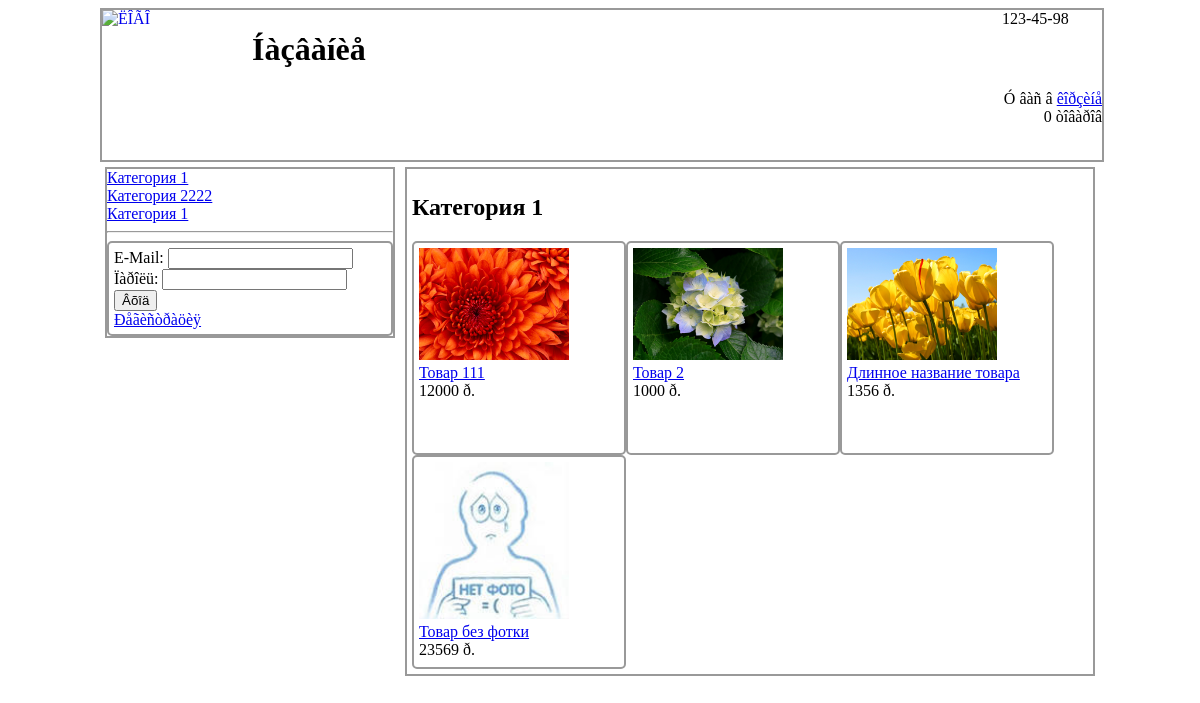
/category.php?id=1, run on the app's committed database.
### tables this page shows
CREATE TABLE IF NOT EXISTS `category` (
  `id` tinyint(4) NOT NULL AUTO_INCREMENT,
  `nazv` varchar(255) NOT NULL,
  PRIMARY KEY (`id`)
);

CREATE TABLE IF NOT EXISTS `tovary` (
  `id` smallint(6) NOT NULL AUTO_INCREMENT,
  `nazv` varchar(255) NOT NULL,
  `cena` mediumint(9) NOT NULL,
  `opis` text NOT NULL,
  `photo` varchar(255) NOT NULL,
  `spec` tinyint(4) NOT NULL,
  `id_cat` tinyint(4) NOT NULL,
  PRIMARY KEY (`id`),
  KEY `id_cat` (`id_cat`)
);

### category.php (the view)
<?php
require("templates/header.php");
$sql="SELECT * FROM category WHERE id=$_GET[id]";
$rez=mysql_query($sql);
$cat=mysql_fetch_array($rez);
echo "<h2>$cat[nazv]</h2>";
$sql="SELECT * FROM tovary WHERE id_cat=$cat[id]";
$rez=mysql_query($sql);
while($tov=mysql_fetch_array($rez))
{
	?>
	<div class="tovar">
		<a href="tovar.php?id=<?php echo $tov[id]; ?>">
			<img src="photos/<?php echo $tov[photo]; ?>" alt="êóïèòü <?php echo $tov[nazv]; ?>" width="150"><br>
			<?php echo $tov[nazv]; ?>
		</a><br>
			<?php echo $tov[cena]; ?> ð.
	</div>
	<?php
}
require("templates/footer.php");
?>

### templates/header.php (shortened to what this page needs)
<!doctype html>
<html>
<head>
</head>
<body>
<div id="page">
	<div id="header">
    	<div class="phone">123-45-98</div>
    	<a href="index.php"><img src="#" alt="ËÎÃÎ" width="150" height="150" align="left"></a>
        <h1>Íàçâàíèå</h1>
        <div align="right">Ó âàñ â <a href="cart.php">êîðçèíå</a><br>
        <?php echo count($_SESSION[kol_tov]); ?> òîâàðîâ</div>
    </div>
    <div id="left">
    	<?php
		$sql="SELECT * FROM category";
		$rez=mysql_query($sql);
		while($cat=mysql_fetch_array($rez))
		{
			echo "<a href='category.php?id=$cat[id]'>$cat[nazv]</a><br>";
		}
		?>
        <hr>
        <?php
		if($_SESSION[id])
		{
			echo "Çäðàâñòâóéòå! <a href='?quit=ok'>âûõîä</a>";
		} else
		{
			?>
			<form method="post">
				E-Mail: <input type="text" name="email"><br>
				Ïàðîëü: <input type="password" name="pwd"><br>
				<input type="submit" name="ok_auth" value="Âõîä"><br>
				<a href="reg.php">Ðåãèñòðàöèÿ</a>
			</form>
			<?php
		}
		?>
    </div>
    <div id="content">

### templates/header.php (style rules this page uses)
#page { width:1000px; margin:0 auto; }
#header { float:left; border:solid 2px #999; width:1000px; }
.phone { float:right; width:100px; }
#left { float:left; border:solid 2px #999; width:286px; margin:5px; }
#content { float:left; border:solid 2px #999; width:676px; margin:5px; padding:5px; }
#left form { border:solid 2px #999; border-radius:5px; padding:5px; }
.tovar { float:left; width:200px; height:200px;border:solid 2px #999; border-radius:5px; padding:5px; }

### data on the page
category: nazv "Категория 1"
category: nazv "Категория 2222"
category: nazv "Категория 1"
tovary: photo (picture), nazv "Товар 111", cena "12000"
tovary: photo (picture), nazv "Товар 2", cena "1000"
tovary: photo (picture), nazv "Длинное название товара", cena "1356"
tovary: photo (picture), nazv "Товар без фотки", cena "23569"

### other printed values
count($_SESSION[kol_tov]) "0"
